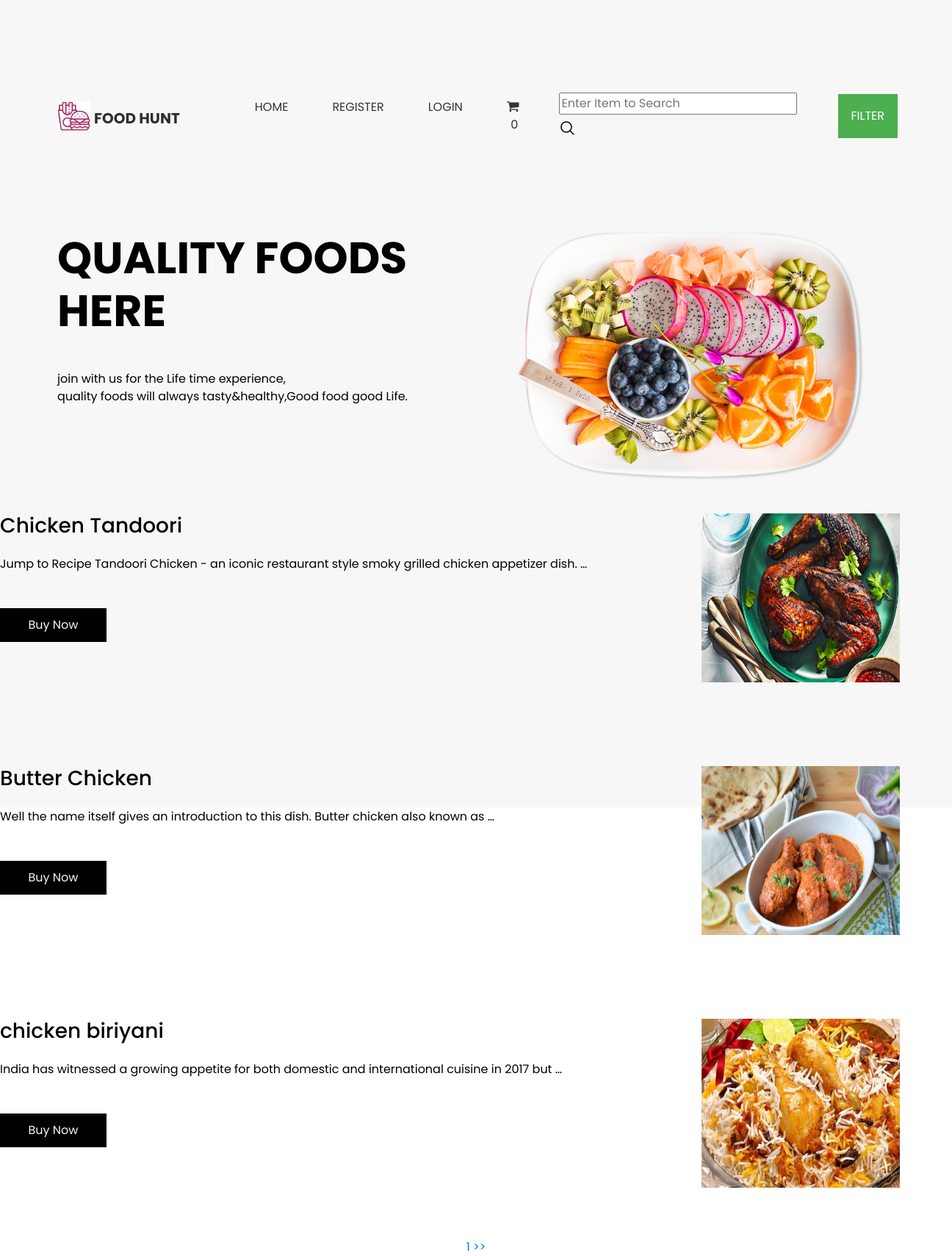
Screenshot of /chicken-recipes/ with the database file from the repository.
### shop/models.py (models this page shows, shortened)
class product(models.Model):
    name=models.CharField(max_length=250,unique=True)
    slug=models.SlugField(max_length=250,unique=True)
    img=models.ImageField(upload_to='product')
    desc=models.TextField()
    stock=models.IntegerField()
    available=models.BooleanField()
    price=models.IntegerField()
    category=models.ForeignKey(categ,on_delete=models.CASCADE)
    def get_url(self):
        return reverse('details',args=[self.category.slug,self.slug])

### shop/views.py (the view)
# urls.py: 2. Add a URL to urlpatterns:  path('', views.home, name='home')
def home(request,c_slug=None):
    c_page=None
    prodt=None
    if c_slug!=None:
        c_page=get_object_or_404(categ,slug=c_slug)
        prodt=product.objects.filter(category=c_page,available=True)
    else:
        prodt=product.objects.all().filter(available=True)
    cat=categ.objects.all()
    paginator=Paginator(prodt,3)
    try:
        page=int(request.GET.get('page','1'))
    except:
        page=1
    try:
        pro=paginator.page(page)
    except(EmptyPage,InvalidPage):
        pro=paginator.page(paginator.num_pages)
    return render(request,'index.html',{'pr':prodt,'ct':cat,'pg':pro})

### cart/context_processor.py (called while the page is built)
def count(request):
    item_count=0
    if 'admin' in request.path:
        return{}
    else:
        try:
            ct=cartlist.objects.filter(cart_id=c_id(request))
            cti=iteam.objects.all().filter(cart=ct[:1])
            for c in cti:
                   item_count+=c.quantity
        except cartlist.DoesNotExist:
            item_count=0
        return dict(itc=item_count)

### cart/views.py (called while the page is built)
def c_id(request):
    ct_id=request.session.session_key
    if not ct_id:
        ct_id=request.session.create()
    return ct_id

### shop/models.py (called while the page is built)
    def get_url(self):
        return reverse('prod_cat',args=[self.slug])

### templates/index.html (shortened to what this page needs)
{% extends 'base.html' %}
{% load static %}
{% block content %}
<!DOCTYPE html>
<html>
<head>
  <link rel="stylesheet" type="text/css" href="{% static 'hm/css/bootstrap.css' %}" />
  <link href="{% static 'hm/css/style.css' %}" rel="stylesheet" />
  <link href="{% static 'hm/css/responsive.css' %}" rel="stylesheet" />
</head>
<body id="top">
  <div class="hero_area">
      <div id="carouselExampleControls" class="carousel slide" data-ride="carousel">
        <div class="carousel-inner">
          <div class="carousel-item active">
            <div class="slider_item-box">
              <div class="slider_item-container">
                <div class="container">
                  <div class="row">
                    <div class="col-md-6">
                      <div class="slider_item-detail">
                        <div>
                          <h1>QUALITY FOODS</br>
                            HERE
                          </h1>
                          <p>
                          join with us for the Life time experience,<br>
                          quality foods will always tasty&healthy,Good food
                          good  Life.
                         </p>
                        </div>
                      </div>
                    </div>
                    <div class="col-md-6">
                      <div class="slider_img-box">
                        <div>
                          <img src="{% static 'hm/images/slide-img.png' %}" alt="" class="" />
                        </div>
                      </div>
                    </div>
                  </div>
                </div>
              </div>
            </div>
          </div>
        </div>
  </div>
  {% for i in pg.object_list %}
      <div class="row layout_padding2">
        <div class="col-md-8">
          <div class="fruit_detail-box">
            <h3>
              {{i.name}}
            </h3>
            <p class="mt-4 mb-5">
             {{i.desc|truncatewords:15}}
            </p>
            <div>
              <a href={{i.get_url}} class="custom_dark-btn">
                Buy Now
              </a>
            </div>
          </div>
        </div>
        <div class="col-md-4 d-flex justify-content-center align-items-center">
          <div class="fruit_img-box d-flex justify-content-center align-items-center">
          <a href={{i.get_url}}><img src={{i.img.url}} alt="" class="" height="230px" width="270px" /></a>
          </div>
        </div>
      </div><br>
    {% endfor %}
    <center>
     {% for p in pg.paginator.page_range %}
     <a href="?page={{p}}"  {% if pg.number == p %} active {% endif %}">{{p}} >></a>
     {% endfor%}
    </center>
</body>
</html>
{% endblock %}

### static/hm/css/style.css (style rules this page uses)
body { font-family: 'Poppins', sans-serif; color: #000000; background-color: #ffffff; }
.layout_padding2 { padding: 45px 0; }
.custom_dark-btn, .custom_orange-btn { display: inline-block; padding: 10px 0; text-align: center; width: 145px; outline: none; color: #f7f7f7; border: 1px solid transparent; }
.custom_dark-btn { background-color: #000000; }
.hero_area { height: 98vh; background-color: #f7f7f7; }
a, a:hover, a:focus { text-decoration: none; }
.slider_item-box { width: 100%; height: 100%; }
.slider_item-box .container { height: 100%; }
.slider_img-box { width: 85%; margin: 0 auto; }
.slider_img-box img { width: 100%; }
.slider_item-container { display: flex; align-items: center; width: 100%; height: 100%; background-repeat: no-repeat; }
.slider_item-detail h1 { font-weight: 700; font-size: 60px; width: 95%; }
.slider_item-detail p { margin: 45px 0; }
.slider_section #carouselExampleControls, .carousel-inner, .carousel-item { height: 100%; }

### static/hm/css/responsive.css (style rules this page uses)
@media (min-width: 1200px) { .container { max-width: 1170px; } }

### rows the page displays
product: name "Chicken Tandoori", desc "Jump to Recipe Tandoori Chicken - an iconic restaurant style smoky grilled chicken appetizer dish. …", img (picture)
product: name "Butter Chicken", desc "Well the name itself gives an introduction to this dish. Butter chicken also known as …", img (picture)
product: name "chicken biriyani", desc "India has witnessed a growing appetite for both domestic and international cuisine in 2017 but …", img (picture)

### other values shown
{{ itc }} "0"
{{ p }} "1"
